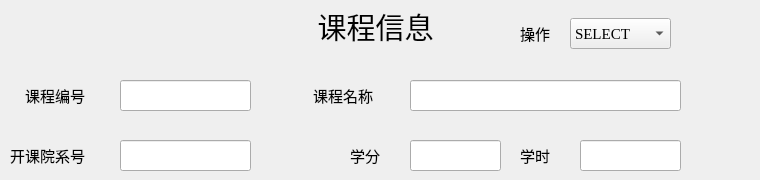
    <widget class="QWidget" name="page_course">
     <widget class="QLineEdit" name="lineEdit_cname">
      <property name="geometry">
       <rect>
        <x>410</x>
        <y>80</y>
        <width>271</width>
        <height>31</height>
       </rect>
      </property>
     </widget>
     <widget class="QLabel" name="label_cid">
      <property name="geometry">
       <rect>
        <x>25</x>
        <y>80</y>
        <width>81</width>
        <height>31</height>
       </rect>
      </property>
      <property name="font">
       <font>
        <family>Microsoft YaHei UI</family>
        <pointsize>11</pointsize>
       </font>
      </property>
      <property name="text">
       <string>课程编号</string>
      </property>
     </widget>
     <widget class="QLabel" name="label_hours">
      <property name="geometry">
       <rect>
        <x>520</x>
        <y>140</y>
        <width>41</width>
        <height>31</height>
       </rect>
      </property>
      <property name="font">
       <font>
        <family>Microsoft YaHei UI</family>
        <pointsize>11</pointsize>
       </font>
      </property>
      <property name="text">
       <string>学时</string>
      </property>
     </widget>
     <widget class="QLineEdit" name="lineEdit_cid">
      <property name="geometry">
       <rect>
        <x>120</x>
        <y>80</y>
        <width>131</width>
        <height>31</height>
       </rect>
      </property>
     </widget>
     <widget class="QLabel" name="label_credit">
      <property name="geometry">
       <rect>
        <x>350</x>
        <y>140</y>
        <width>41</width>
        <height>31</height>
       </rect>
      </property>
      <property name="font">
       <font>
        <family>Microsoft YaHei UI</family>
        <pointsize>11</pointsize>
       </font>
      </property>
      <property name="text">
       <string>学分</string>
      </property>
     </widget>
     <widget class="QLabel" name="label_cname">
      <property name="geometry">
       <rect>
        <x>313</x>
        <y>80</y>
        <width>81</width>
        <height>31</height>
       </rect>
      </property>
      <property name="font">
       <font>
        <family>Microsoft YaHei UI</family>
        <pointsize>11</pointsize>
       </font>
      </property>
      <property name="text">
       <string>课程名称</string>
      </property>
     </widget>
     <widget class="QLineEdit" name="lineEdit_credit">
      <property name="geometry">
       <rect>
        <x>410</x>
        <y>140</y>
        <width>91</width>
        <height>31</height>
       </rect>
      </property>
     </widget>
     <widget class="QLabel" name="label_cdid">
      <property name="geometry">
       <rect>
        <x>10</x>
        <y>140</y>
        <width>101</width>
        <height>31</height>
       </rect>
      </property>
      <property name="font">
       <font>
        <family>Microsoft YaHei UI</family>
        <pointsize>11</pointsize>
       </font>
      </property>
      <property name="text">
       <string>开课院系号</string>
      </property>
     </widget>
     <widget class="QLineEdit" name="lineEdit_cdid">
      <property name="geometry">
       <rect>
        <x>120</x>
        <y>140</y>
        <width>131</width>
        <height>31</height>
       </rect>
      </property>
     </widget>
     <widget class="QLineEdit" name="lineEdit_hours">
      <property name="geometry">
       <rect>
        <x>580</x>
        <y>140</y>
        <width>101</width>
        <height>31</height>
       </rect>
      </property>
     </widget>
     <widget class="QLabel" name="label_course">
      <property name="geometry">
       <rect>
        <x>0</x>
        <y>6</y>
        <width>751</width>
        <height>41</height>
       </rect>
      </property>
      <property name="font">
       <font>
        <family>Microsoft YaHei UI</family>
        <pointsize>22</pointsize>
        <weight>50</weight>
        <bold>false</bold>
       </font>
      </property>
      <property name="text">
       <string>课程信息</string>
      </property>
      <property name="alignment">
       <set>Qt::AlignCenter</set>
      </property>
     </widget>
     <widget class="QLabel" name="label_course_combo">
      <property name="geometry">
       <rect>
        <x>520</x>
        <y>23</y>
        <width>41</width>
        <height>21</height>
       </rect>
      </property>
      <property name="font">
       <font>
        <family>Microsoft YaHei UI</family>
        <pointsize>11</pointsize>
       </font>
      </property>
      <property name="text">
       <string>操作</string>
      </property>
     </widget>
     <widget class="QComboBox" name="comboBox_course">
      <property name="geometry">
       <rect>
        <x>570</x>
        <y>18</y>
        <width>101</width>
        <height>31</height>
       </rect>
      </property>
      <property name="font">
       <font>
        <family>Times New Roman</family>
        <pointsize>11</pointsize>
       </font>
      </property>
      <item>
       <property name="text">
        <string>SELECT</string>
       </property>
      </item>
      <item>
       <property name="text">
        <string>INSERT</string>
       </property>
      </item>
      <item>
       <property name="text">
        <string>DELETE</string>
       </property>
      </item>
     </widget>
     <zorder>label_course</zorder>
     <zorder>lineEdit_cname</zorder>
     <zorder>label_cid</zorder>
     <zorder>label_hours</zorder>
     <zorder>lineEdit_cid</zorder>
     <zorder>label_credit</zorder>
     <zorder>label_cname</zorder>
     <zorder>lineEdit_credit</zorder>
     <zorder>label_cdid</zorder>
     <zorder>lineEdit_cdid</zorder>
     <zorder>lineEdit_hours</zorder>
     <zorder>label_course_combo</zorder>
     <zorder>comboBox_course</zorder>
    </widget>
